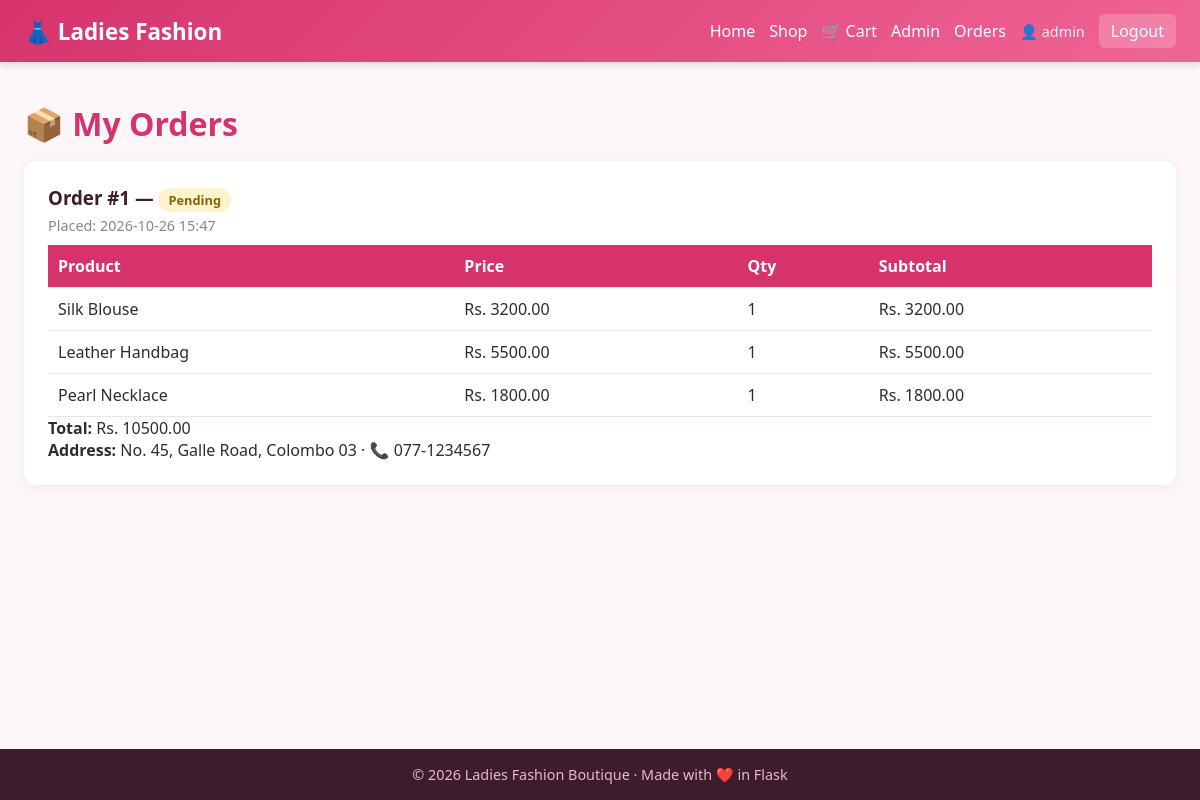
Page /orders (signed in) on the committed database.
### models.py (models this page shows)
class Order(db.Model):
    id = db.Column(db.Integer, primary_key=True)
    user_id = db.Column(db.Integer, db.ForeignKey('user.id'), nullable=False)
    total = db.Column(db.Float, nullable=False)
    address = db.Column(db.String(300))
    phone = db.Column(db.String(30))
    status = db.Column(db.String(20), default='Pending')
    created_at = db.Column(db.DateTime, default=datetime.utcnow)
    items = db.relationship('OrderItem', backref='order', lazy=True,
                            cascade='all, delete-orphan')

class OrderItem(db.Model):
    id = db.Column(db.Integer, primary_key=True)
    order_id = db.Column(db.Integer, db.ForeignKey('order.id'), nullable=False)
    product_id = db.Column(db.Integer, db.ForeignKey('product.id'))
    product_name = db.Column(db.String(100))
    price = db.Column(db.Float)
    quantity = db.Column(db.Integer)

### app.py (the view)
@app.route('/orders')
@login_required
def orders():
    my_orders = Order.query.filter_by(user_id=session['user_id']).order_by(Order.id.desc()).all()
    return render_template('orders.html', orders=my_orders)

### app.py (called while the page is built)
def login_required(f):
    @wraps(f)
    def wrapper(*args, **kwargs):
        if 'user_id' not in session:
            flash('Please log in first.', 'warning')
            return redirect(url_for('login'))
        return f(*args, **kwargs)
    return wrapper

@app.context_processor
def inject_cart_count():
    count = 0
    if 'user_id' in session:
        count = sum(i.quantity for i in CartItem.query.filter_by(user_id=session['user_id']).all())
    return {'cart_count': count}

### templates/orders.html
{% extends "base.html" %}
{% block content %}
<h1>📦 My Orders</h1>
{% if orders %}
  {% for o in orders %}
    <div class="card">
      <h3>Order #{{ o.id }} — <span class="badge {{ o.status|lower }}">{{ o.status }}</span></h3>
      <p class="muted">Placed: {{ o.created_at.strftime('%Y-%m-%d %H:%M') }}</p>
      <table>
        <thead><tr><th>Product</th><th>Price</th><th>Qty</th><th>Subtotal</th></tr></thead>
        <tbody>
          {% for item in o.items %}
            <tr>
              <td>{{ item.product_name }}</td>
              <td>Rs. {{ "%.2f"|format(item.price) }}</td>
              <td>{{ item.quantity }}</td>
              <td>Rs. {{ "%.2f"|format(item.price * item.quantity) }}</td>
            </tr>
          {% endfor %}
        </tbody>
      </table>
      <p><strong>Total:</strong> Rs. {{ "%.2f"|format(o.total) }}</p>
      <p><strong>Address:</strong> {{ o.address }} · 📞 {{ o.phone }}</p>
    </div>
  {% endfor %}
{% else %}
  <div class="card"><p>You haven't placed any orders yet. <a href="/shop">Shop now</a></p></div>
{% endif %}
{% endblock %}

### templates/base.html (shortened to what this page needs)
<!DOCTYPE html>
<html lang="en">
<head>
  <link rel="stylesheet" href="{{ url_for('static', filename='style.css') }}">
</head>
<body>
<nav>
  <a href="/" class="brand">👗 Ladies Fashion</a>
  <div class="links">
    <a href="/">Home</a>
    <a href="/shop">Shop</a>
    <a href="/cart">🛒 Cart {% if cart_count %}<span class="cart-badge">{{ cart_count }}</span>{% endif %}</a>
    {% if session.role == 'admin' %}<a href="/admin">Admin</a>{% endif %}
    {% if session.user_id %}
      <a href="/orders">Orders</a>
      <span class="user">👤 {{ session.username }}</span>
      <a href="/logout" class="btn-small">Logout</a>
    {% else %}
      <a href="/login" class="btn-small">Login</a>
      <a href="/register" class="btn-small">Register</a>
    {% endif %}
  </div>
</nav>
<main>{% block content %}{% endblock %}</main>
<footer>
  <p>© 2026 Ladies Fashion Boutique · Made with ❤️ in Flask</p>
</footer>
</body>
</html>

### static/style.css (style rules this page uses)
* { box-sizing: border-box; margin: 0; padding: 0; }
body { font-family: 'Segoe UI', Roboto, Arial, sans-serif; background: #fdf6f9; color: #2d2d2d; min-height: 100vh; display: flex; flex-direction: column; }
nav { background: linear-gradient(135deg, #d6336c, #f06595); color: white; padding: 14px 24px; display: flex; justify-content: space-between; align-items: center; flex-wrap: wrap; box-shadow: 0 2px 8px rgba(0,0,0,0.15); }
nav .brand { font-size: 1.4rem; font-weight: bold; color: white; text-decoration: none; }
nav .links { display: flex; gap: 14px; align-items: center; flex-wrap: wrap; }
nav a { color: white; text-decoration: none; font-weight: 500; }
nav .user { font-size: 0.9rem; opacity: 0.9; }
.btn-small { background: rgba(255,255,255,0.2); padding: 6px 12px; border-radius: 6px; }
main { flex: 1; max-width: 1200px; margin: 0 auto; padding: 24px; width: 100%; }
footer { background: #3d1c2c; color: #e8b8cf; text-align: center; padding: 16px; font-size: 0.9rem; }
h1 { color: #d6336c; margin-bottom: 16px; }
h3 { color: #3d1c2c; margin-bottom: 6px; }
.card { background: white; border-radius: 12px; padding: 24px; margin-bottom: 24px; box-shadow: 0 2px 10px rgba(0,0,0,0.05); }
table { width: 100%; border-collapse: collapse; margin-top: 10px; }
th, td { padding: 10px; text-align: left; border-bottom: 1px solid #f5e0e8; }
th { background: #d6336c; color: white; font-weight: 600; }
.badge { padding: 3px 10px; border-radius: 12px; font-size: 0.8rem; font-weight: 600; }
.badge.pending { background: #fff3cd; color: #856404; }
.muted { color: #888; font-size: 0.9rem; }

### rows in the picture
Order: id "1", status "Pending", created_at "2026-10-26 15:47", total "10500.00", address "No. 45, Galle Road, Colombo 03", phone "077-1234567"
OrderItem: product_name "Silk Blouse", price "3200.00", quantity "1", item.price*item.quantity "3200.00"
OrderItem: product_name "Leather Handbag", price "5500.00", quantity "1", item.price*item.quantity "5500.00"
OrderItem: product_name "Pearl Necklace", price "1800.00", quantity "1", item.price*item.quantity "1800.00"

### other values in the picture
{{ session.username }} "admin"
